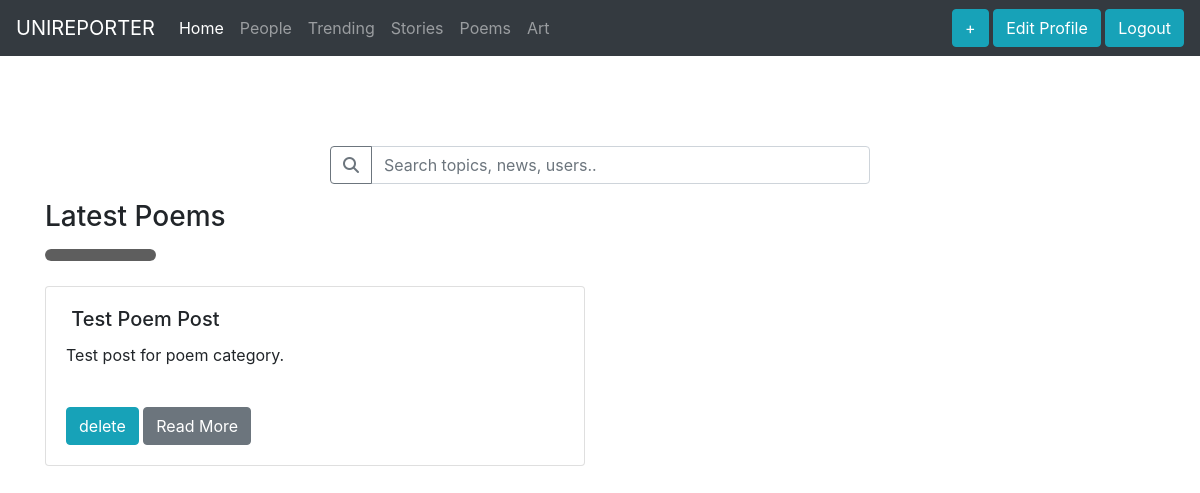
The app's page /account/poems/ (signed in) with its own data.
### reports/models.py (models this page shows, shortened)
class Report(models.Model):
	category_choices = (
		('story','Story'),
		('report','Reports'),
		('poems','Poems'),
		('art','Art'),
		)
	user = models.ForeignKey(settings.AUTH_USER_MODEL, related_name='reports_created', on_delete=models.CASCADE)
	title = models.CharField(max_length=1000)
	slug = models.SlugField(max_length=200, blank=True)
	url = models.URLField()
	category = models.CharField(max_length=100, choices=category_choices, default='report')
	content = HTMLField('Content')
	created = models.DateField(auto_now_add=True, db_index=True)
	users_liked = models.ManyToManyField(settings.AUTH_USER_MODEL, related_name='reports_liked', blank=True)
	class Meta:
		ordering = ('-created',)
	def get_absolute_url(self):
		return reverse('reports:detail', args=[self.id, self.slug])

### account/views.py (the view)
# urls.py: path('poems/', views.poems, name='poems_home'),
@login_required
def poems(request):
	pt = Report.objects.all().filter(category='poems')
	pt.reverse()
	return render(request, 'account/poems.html', {'section': 'poems', 'poems':pt})

### account/templates/account/poems.html (shortened to what this page needs)
{% extends "base.html" %}
{% load staticfiles%}
{% block content %}
	 <div class="text-center search">
    	<div class="input-group mb-3 search">
    	  <div class="input-group-prepend">
    	    <button class="btn btn-outline-secondary" type="button" id="button-addon1">
                <i class="fas fa-search" aria-hidden="true"></i></button>
    	  </div>
    	  <input type="text" class="form-control" placeholder="Search topics, news, users.." aria-label="Search" aria-describedby="button-addon1">
    	</div>
	</div>
    <div class="container">
    	<h3>Latest Poems</h3>
    	<img src="{% static "Rectangle 6.png"%}" width="10%">
        <div class="row">
        {% for poem in poems %}
            <div class="col-sm-6">
                <div class="card" style="margin-bottom: 20px;">
                  <div class="card-body">
                    <h5 class="card-title"><img class="rounded-circle" alt="" src="{{MEDIA_URL}}{{ report.photo.url }}"
                    data-holder-rendered="true" width="50px">  {{poem.title}}</h5>
                    {{poem.content|safe|truncatewords:20}}<br>
                    {% if poem.user == request.user %}
                        <a class="btn btn-info" href="{% url 'reports:delete' poem.id poem.slug %}">delete</a>
                    {% endif %}
                    <a href="{{ poem.get_absolute_url }}" class="btn btn-secondary">Read More</a>
                  </div>
                </div>
              </div>
        {% endfor %}
    </div>
	</div>
{% endblock %}

### account/static/css/base.css (style rules this page uses)
.search { width: 45%; margin-left: AUTO; margin-right: auto; margin-top: 90px; }
.row { margin-top: 20px; }

### records on screen
Report: title "Test Poem Post", content "Test post for poem category.", shows "delete"
